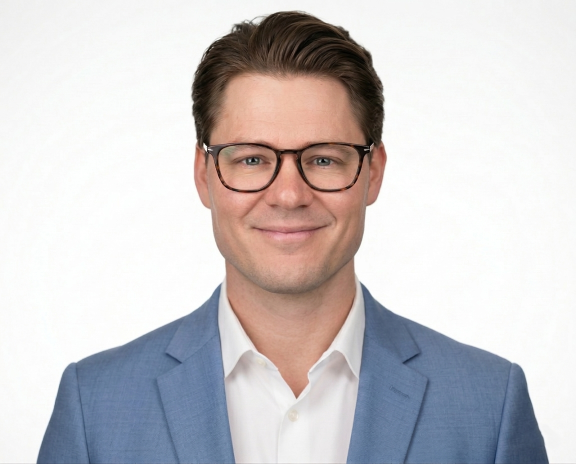
#> input picture knowledge/pic.png, 1152 x 927 px (shown at 1/2 size)
$ python generate_avatars.py
#> lines starting #> are read from the running program, lines starting #| are printed output that depends on the picture; after the words box and inside, x2 and y2 are one past the last pixel; in counts of white or black regions, pixels touching at a corner belong together
"""Generate the owner's avatar set from knowledge/pic.png.

Implements the recipe in design-system/docs/avatar-generation.md so any owner gets
a matching synthetic digital twin from their own photo. Produces three PNGs:

  avatar-human.png        natural square crop of the real photo (human icon)
  avatar-robot.png        the twin, square, with a HUD frame (hero/showcase)
  avatar-robot-round.png  the twin tuned for circular chat avatars (ring+vignette)

Run with ephemeral deps (no project deps touched):
  uv run --with opencv-python-headless --with numpy --with pillow \
      python scripts/generate_avatars.py
"""

from __future__ import annotations

import sys
from pathlib import Path

import cv2
import numpy as np
from PIL import Image, ImageDraw, ImageFilter

REPO = Path(__file__).resolve().parents[1]
SRC = REPO / "knowledge" / "pic.png"
# Pass a directory as argv[1] to preview there; otherwise write to the real homes.
if len(sys.argv) > 1:
    OUT_DIRS = [Path(sys.argv[1])]
else:
    OUT_DIRS = [REPO / "frontend" / "public", REPO / "design-system" / "assets"]
SIZE = 900  # output square edge

# Cool navy -> cyan duotone ramp (recipe step 1).
RAMP = [
    (0.00, "#04122a"),
    (0.20, "#0a2e4e"),
    (0.40, "#166896"),
    (0.60, "#2c96c4"),
    (0.80, "#7dcdec"),
    (1.00, "#e4f6ff"),
]


def _hex(h: str) -> tuple[int, int, int]:
    h = h.lstrip("#")
    return int(h[0:2], 16), int(h[2:4], 16), int(h[4:6], 16)


def build_lut() -> np.ndarray:
    """256x3 RGB lookup table by linear interpolation across the ramp stops."""
    lut = np.zeros((256, 3), np.float32)
    stops = [(p, _hex(c)) for p, c in RAMP]
    for i in range(256):
        t = i / 255.0
        for (p0, c0), (p1, c1) in zip(stops, stops[1:]):
            if p0 <= t <= p1:
                f = 0.0 if p1 == p0 else (t - p0) / (p1 - p0)
                lut[i] = np.array(c0) * (1 - f) + np.array(c1) * f
                break
        else:
            lut[i] = stops[-1][1]
    return lut


# --- Face detection + crop ---------------------------------------------------


def detect_face_eyes(bgr: np.ndarray):
    """Return (face_xywh, (eyeL, eyeR)) using Haar cascades, with fallbacks."""
    gray = cv2.cvtColor(bgr, cv2.COLOR_BGR2GRAY)
    base = cv2.data.haarcascades
    face_cc = cv2.CascadeClassifier(base + "haarcascade_frontalface_default.xml")
    eye_cc = cv2.CascadeClassifier(base + "haarcascade_eye.xml")

    faces = face_cc.detectMultiScale(gray, 1.1, 5, minSize=(120, 120))
    if len(faces) == 0:
        h, w = gray.shape
        side = int(min(w, h) * 0.6)
        fx, fy = (w - side) // 2, int(h * 0.12)
        face = (fx, fy, side, side)
    else:
        face = tuple(max(faces, key=lambda f: f[2] * f[3]))

    fx, fy, fw, fh = face
    roi = gray[fy : fy + int(fh * 0.6), fx : fx + fw]
    eyes = eye_cc.detectMultiScale(roi, 1.1, 6, minSize=(30, 30))
    centers = sorted(
        [(fx + ex + ew / 2, fy + ey + eh / 2) for ex, ey, ew, eh in eyes],
        key=lambda c: c[0],
    )
    if len(centers) >= 2:
        eyeL, eyeR = centers[0], centers[-1]
    else:
        # Estimate eyes from the face box (eyes ~42% down, at 30% / 70% width).
        eyeL = (fx + 0.32 * fw, fy + 0.42 * fh)
        eyeR = (fx + 0.68 * fw, fy + 0.42 * fh)
    return face, (np.array(eyeL), np.array(eyeR))


def crop_square(rgb: np.ndarray):
    """Square crop centred on the face, eyes ~44% from top; resize to SIZE.

    Returns (crop_rgb, eyeL_xy, eyeR_xy) with eye coords in the SIZE space.
    """
    bgr = cv2.cvtColor(rgb, cv2.COLOR_RGB2BGR)
    (fx, fy, fw, fh), (eyeL, eyeR) = detect_face_eyes(bgr)
    h, w = rgb.shape[:2]

    eye_y = (eyeL[1] + eyeR[1]) / 2
    center_x = (eyeL[0] + eyeR[0]) / 2
    side = float(np.clip(fw * 2.05, 200, min(w, h)))
    top = eye_y - 0.44 * side
    left = center_x - side / 2

    # Keep the square inside the image.
    left = float(np.clip(left, 0, w - side))
    top = float(np.clip(top, 0, h - side))
    l, t, s = int(round(left)), int(round(top)), int(round(side))
    s = min(s, w - l, h - t)

    crop = rgb[t : t + s, l : l + s]
    crop = cv2.resize(crop, (SIZE, SIZE), interpolation=cv2.INTER_AREA)
    scale = SIZE / s
    eL = (np.array(eyeL) - [l, t]) * scale
    eR = (np.array(eyeR) - [l, t]) * scale
    return crop, eL, eR


# --- Twin treatment ----------------------------------------------------------


def figure_alpha(crop_rgb: np.ndarray) -> np.ndarray:
    """Alpha mask of the person against the studio background.

    A bright dress shirt is near-white just like a white studio backdrop, so it
    cannot be separated by colour/connectivity (the shirt merges with the
    background region). Instead we build the body silhouette geometrically:

      1. ``solid`` = the non-near-white parts (blazer, skin, hair, glasses).
      2. Union the *large* solid components — the collar splits the body into a
         head+neck piece and a shoulders piece, so we keep every sizable blob,
         not just the largest.
      3. Fill each row between the union's leftmost and rightmost solid pixel.
         This follows the real body outline and re-includes the shirt (it sits
         between the blazer edges) without dragging in the surrounding backdrop
         or leaving rectangular protrusions / neck wedges.
    """
    hsv = cv2.cvtColor(crop_rgb, cv2.COLOR_RGB2HSV)
    sat = hsv[:, :, 1]
    val = hsv[:, :, 2]
    near_white = ((val > 200) & (sat < 45)).astype(np.uint8)
    h, w = near_white.shape

    solid = cv2.morphologyEx(
        (near_white == 0).astype(np.uint8),
        cv2.MORPH_OPEN,
        cv2.getStructuringElement(cv2.MORPH_ELLIPSE, (5, 5)),
    )
    n, labels, stats, _ = cv2.connectedComponentsWithStats(solid)
    min_area = 0.012 * h * w
    body = np.zeros((h, w), np.uint8)
    for i in range(1, n):
        if stats[i, cv2.CC_STAT_AREA] >= min_area:
            body[labels == i] = 1

    alpha = np.zeros((h, w), np.uint8)
    for y in range(h):
        xs = np.where(body[y])[0]
        if xs.size:
            alpha[y, xs.min() : xs.max() + 1] = 255

    # Smooth the silhouette, then feather the boundary.
    alpha = cv2.morphologyEx(
        alpha, cv2.MORPH_CLOSE, cv2.getStructuringElement(cv2.MORPH_ELLIPSE, (11, 11))
    )
    alpha = cv2.GaussianBlur(alpha, (0, 0), 2.2)
    return alpha


def duotone(crop_rgb: np.ndarray, lut: np.ndarray) -> np.ndarray:
    """Smooth + posterise luminance, then map through the duotone LUT."""
    gray = cv2.cvtColor(crop_rgb, cv2.COLOR_RGB2GRAY).astype(np.float32)
    gray = cv2.GaussianBlur(gray, (0, 0), 2.0)  # kill speckle
    bands = 20
    gray = np.round(gray / 255.0 * (bands - 1)) / (bands - 1) * 255.0
    idx = np.clip(gray, 0, 255).astype(np.uint8)
    return lut[idx]  # HxWx3 float


def add_scanlines(rgb: np.ndarray) -> np.ndarray:
    out = rgb.copy()
    out[::3, :, :] *= 0.82
    return out


def add_paneling(rgb: np.ndarray, alpha: np.ndarray) -> np.ndarray:
    """Faint cyan grid + diagonal accent lines, composited only on the figure."""
    h, w, _ = rgb.shape
    overlay = np.zeros((h, w, 3), np.float32)
    cyan = np.array(_hex("#7dcdec"), np.float32)
    step = 46
    for x in range(0, w, step):
        overlay[:, x : x + 1, :] = cyan
    for y in range(0, h, step):
        overlay[y : y + 1, :, :] = cyan
    # A couple of diagonal accent lines.
    diag = np.zeros((h, w), np.float32)
    for c in (-int(h * 0.15), int(w * 0.55)):
        for t in range(-2, 3):
            ys = np.arange(h)
            xs = ys + c + t
            ok = (xs >= 0) & (xs < w)
            diag[ys[ok], xs[ok]] = 1.0
    overlay[diag > 0] = cyan

    figure = (alpha.astype(np.float32) / 255.0)[:, :, None]
    return rgb * (1 - 0.10 * figure) + overlay * (0.10 * figure)


def add_eye_glow(rgb: np.ndarray, eyes) -> np.ndarray:
    """Subtle cyan eye glow.

    The glow is composited with a *screen* blend (not addition) so it reads as
    light without clipping the eye region to a flat, over-saturated white/cyan
    blob. The radii are kept tight (glow ~ just around each eye, not the whole
    lens) and the intensities are low.
    """
    h, w, _ = rgb.shape
    yy, xx = np.mgrid[0:h, 0:w]
    glow = np.zeros((h, w), np.float32)
    core = np.zeros((h, w), np.float32)
    rg = SIZE * 0.040  # tighter halo
    rc = SIZE * 0.009  # small bright pupil
    for ex, ey in eyes:
        d2 = (xx - ex) ** 2 + (yy - ey) ** 2
        glow += np.exp(-d2 / (2 * rg**2))
        core += np.exp(-d2 / (2 * rc**2))
    glow = np.clip(glow, 0, 1)
    core = np.clip(core, 0, 1)

    cyan = np.array(_hex("#8fd6f2"), np.float32)
    core_col = np.array(_hex("#d6f2ff"), np.float32)
    # Additive light layer, then screened so highlights roll off instead of
    # saturating. Low coefficients keep the eyes from blowing out.
    light = np.clip(
        cyan[None, None, :] * (glow[:, :, None] * 0.15)
        + core_col[None, None, :] * (core[:, :, None] * 0.22),
        0,
        255,
    )
    out = 255.0 - (255.0 - rgb) * (255.0 - light) / 255.0
    return np.clip(out, 0, 255)


def backdrop(round_variant: bool) -> np.ndarray:
    """Radial navy gradient with a faint grid (figure is composited on top)."""
    h = w = SIZE
    yy, xx = np.mgrid[0:h, 0:w].astype(np.float32)
    cx, cy = w / 2, h * 0.46
    r = np.sqrt((xx - cx) ** 2 + (yy - cy) ** 2) / (SIZE * 0.72)
    r = np.clip(r, 0, 1)
    inner = np.array(_hex("#0b2240"), np.float32)
    outer = np.array(_hex("#04101f"), np.float32)
    bg = inner[None, None, :] * (1 - r[:, :, None]) + outer[None, None, :] * r[:, :, None]
    # Faint grid.
    grid = np.zeros((h, w), np.float32)
    for x in range(0, w, 60):
        grid[:, x] = 1
    for y in range(0, h, 60):
        grid[y, :] = 1
    bg += np.array(_hex("#13314f"), np.float32)[None, None, :] * grid[:, :, None] * 0.5
    if round_variant:
        bg *= (1 - 0.55 * (np.clip(r, 0, 1) ** 2))[:, :, None]  # vignette
    return np.clip(bg, 0, 255)


def composite(fig_rgb: np.ndarray, alpha: np.ndarray, round_variant: bool) -> np.ndarray:
    bg = backdrop(round_variant)
    a = (alpha.astype(np.float32) / 255.0)[:, :, None]
    return np.clip(fig_rgb * a + bg * (1 - a), 0, 255)


def draw_hud_square(arr: np.ndarray) -> np.ndarray:
    """Cyan corner brackets + one yellow tick."""
    img = Image.fromarray(arr.astype(np.uint8))
    d = ImageDraw.Draw(img)
    cyan = _hex("#5fd0f0")
    yellow = _hex("#ecad0a")
    m, ln, th = 46, 120, 6
    s = SIZE
    corners = [
        (m, m, 1, 1),
        (s - m, m, -1, 1),
        (m, s - m, 1, -1),
        (s - m, s - m, -1, -1),
    ]
    for x, y, sx, sy in corners:
        d.line([(x, y), (x + sx * ln, y)], fill=cyan, width=th)
        d.line([(x, y), (x, y + sy * ln)], fill=cyan, width=th)
    # One yellow tick on the top-left bracket.
    d.line([(m + 28, m), (m + 28, m + 26)], fill=yellow, width=th)
    return np.array(img)


def draw_ring_round(arr: np.ndarray) -> np.ndarray:
    """Inner cyan ring for the circular chat avatar."""
    img = Image.fromarray(arr.astype(np.uint8))
    d = ImageDraw.Draw(img)
    inset = 26
    d.ellipse(
        [inset, inset, SIZE - inset, SIZE - inset],
        outline=_hex("#5fd0f0"),
        width=5,
    )
    return np.array(img)


def save(arr: np.ndarray, alpha: np.ndarray | None, name: str) -> None:
    if alpha is None:
        img = Image.fromarray(arr.astype(np.uint8), "RGB")
    else:
        rgba = np.dstack([arr.astype(np.uint8), alpha.astype(np.uint8)])
        img = Image.fromarray(rgba, "RGBA")
    for d in OUT_DIRS:
        d.mkdir(parents=True, exist_ok=True)
        img.save(d / name)
    print(f"wrote {name} ({img.size}, {img.mode}) -> {[str(d) for d in OUT_DIRS]}")


def main() -> int:
    if not SRC.exists():
        print(f"Source photo not found: {SRC}", file=sys.stderr)
        return 1
    rgb = np.array(Image.open(SRC).convert("RGB"))
    lut = build_lut()

    crop, eL, eR = crop_square(rgb)
#> in detect_face_eyes, `faces = face_cc.detectMultiScale(gray, 1.1, 5, minSize=(120, 120))`: faces = [[369, 151, 418, 418]]
#> in detect_face_eyes, `face = tuple(max(faces, key=lambda f: f[2] * f[3]))`: face = (369, 151, 418, 418)
#> in detect_face_eyes, `fx, fy, fw, fh = face`: fx = 369; fy = 151; fw = 418
#> in detect_face_eyes, `roi = gray[fy : fy + int(fh * 0.6), fx : fx + fw]`:
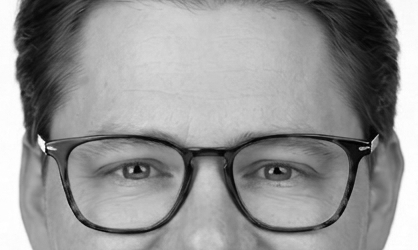
#> roi: shape (250, 418); min 1, max 255, mean 148.1
#> in detect_face_eyes, `eyes = eye_cc.detectMultiScale(roi, 1.1, 6, minSize=(30, 30))`: eyes = [[106, 143, 56, 56], [246, 142, 60, 60]]
#> in detect_face_eyes, `centers = sorted( [(fx + ex + ew / 2, fy + ey + eh / 2) for ex, ey, ew..`: centers = [(503, 322), (645, 323)]
#> in detect_face_eyes, `eyeL, eyeR = centers[0], centers[-1]`: eyeL = (503, 322); eyeR = (645, 323)
#> in crop_square, `(fx, fy, fw, fh), (eyeL, eyeR) = detect_face_eyes(bgr)`: fx = 369; fy = 151; fw = 418; eyeL = [503, 322]; eyeR = [645, 323]
#> in crop_square, `eye_y = (eyeL[1] + eyeR[1]) / 2`: eye_y = 322.5
#> in crop_square, `center_x = (eyeL[0] + eyeR[0]) / 2`: center_x = 574
#> in crop_square, `side = float(np.clip(fw * 2.05, 200, min(w, h)))`: side = 856.9
#> in crop_square, `top = eye_y - 0.44 * side`: top = -54.54
#> in crop_square, `left = center_x - side / 2`: left = 145.6
#> in crop_square, `top = float(np.clip(top, 0, h - side))`: top = 0
#> in crop_square, `l, t, s = int(round(left)), int(round(top)), int(round(side))`: l = 146; t = 0; s = 857
#> in crop_square, `crop = rgb[t : t + s, l : l + s]`:
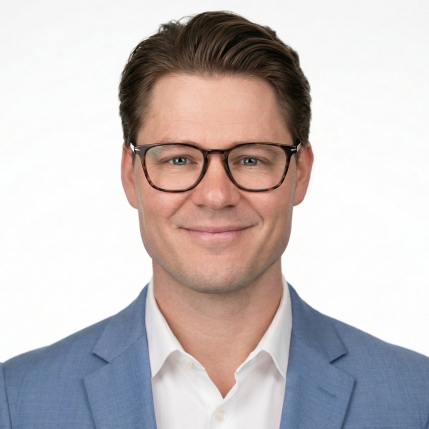
#> crop: shape (857, 857, 3) (shown at 1/2 size); mean R, G, B 198.6, 190.6, 190.5
#> in crop_square, `scale = SIZE / s`: scale = 1.05
#> in crop_square, `eL = (np.array(eyeL) - [l, t]) * scale`: eL = [374.9, 338.2]
#> in crop_square, `eR = (np.array(eyeR) - [l, t]) * scale`: eR = [524, 339.2]
#> eL = [374.9, 338.2]; eR = [524, 339.2]

    # 1) Human icon — natural crop.
    save(crop, None, "avatar-human.png")
#| wrote avatar-human.png ((900, 900), RGB) -> ['frontend/public', 'design-system/assets']

    # 2) Twin — synthetic chrome.
    alpha = figure_alpha(crop)
#> in figure_alpha, `near_white = ((val > 200) & (sat < 45)).astype(np.uint8)`:
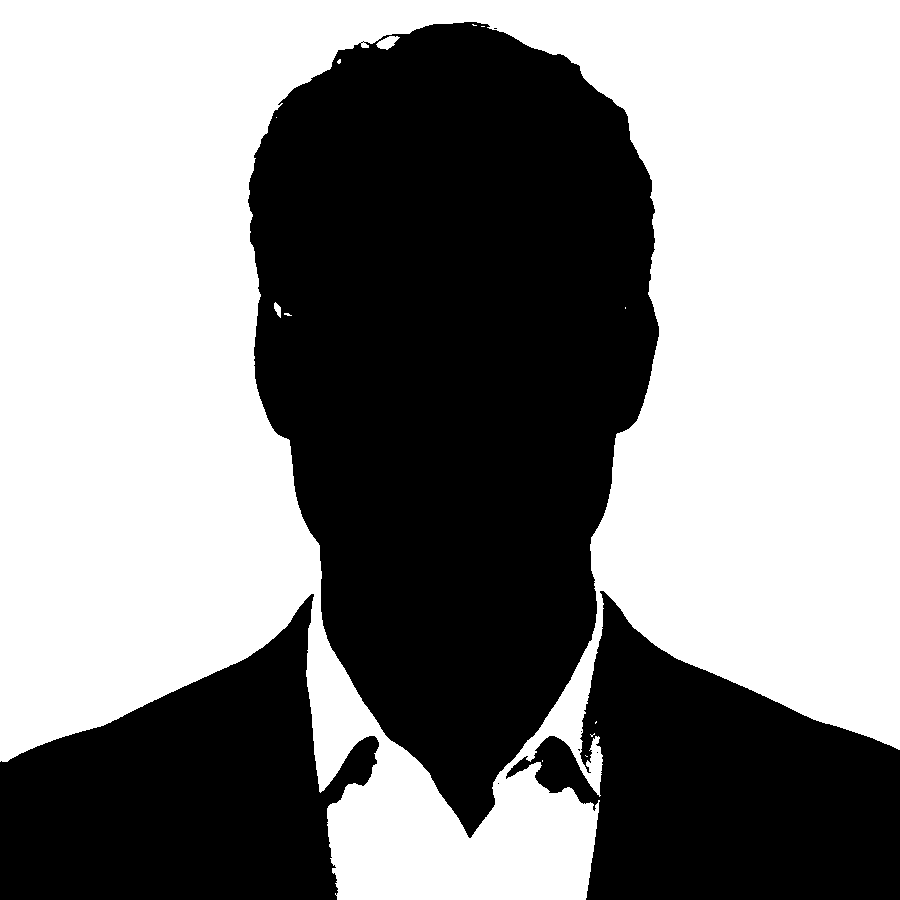
#> near_white: shape (900, 900); values 0 (black) and 1 (white), 54.5% white; 8 black regions (5 under 20 px), largest, box (x1, y1, x2, y2) and area: (248, 22, 659, 838) 232533, (506, 591, 900, 900) 68524, (0, 594, 379, 900) 67415
#> in figure_alpha, `n, labels, stats, _ = cv2.connectedComponentsWithStats(solid)`:
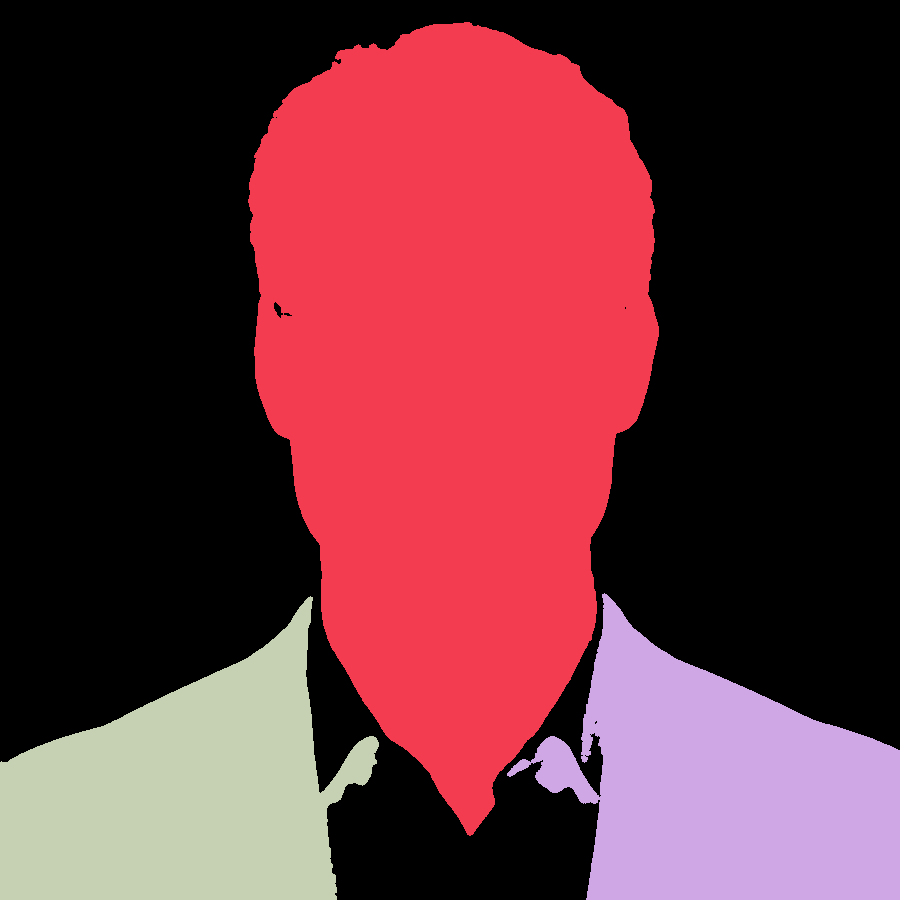
#> labels: shape (900, 900) int32; 4 distinct labels, from 0 to 3; one colour per label, 0 black
#> in figure_alpha, `n, labels, stats, _ = cv2.connectedComponentsWithStats(solid)`: n = 4; stats = [[0, 0, 900, 900, 441880], [248, 22, 411, 814, 232358], [507, 593, 393, 307, 68386], [0, 596, 379, 304, 67376]]
#> the loop in figure_alpha, `for y in range(h):` made 900 passes
#> xs on pass 23: [464, 465, 466, 467, 468, 469]
    fig = duotone(crop, lut)
    fig = add_scanlines(fig)
    fig = add_paneling(fig, alpha)
    fig = add_eye_glow(fig, [eL, eR])
#> the loop in add_eye_glow, `for ex, ey in eyes:` made 2 passes
#> after the loop in add_eye_glow, `for ex, ey in eyes:`:
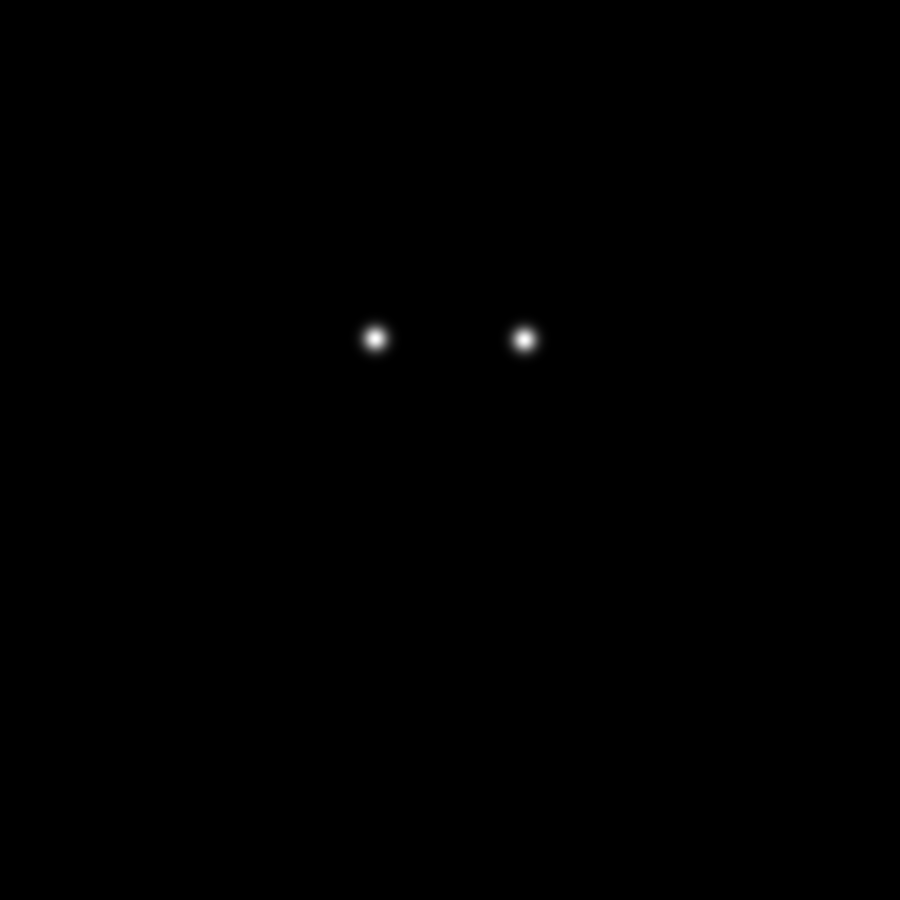
#> core: shape (900, 900) float32; min 0, max 1, mean 0.00102

    square = composite(fig, alpha, round_variant=False)
    square = draw_hud_square(square)
    save(square, None, "avatar-robot.png")
#| wrote avatar-robot.png ((900, 900), RGB) -> ['frontend/public', 'design-system/assets']

    rnd = composite(fig, alpha, round_variant=True)
    rnd = draw_ring_round(rnd)
#> in draw_ring_round, `return np.array(img)`:
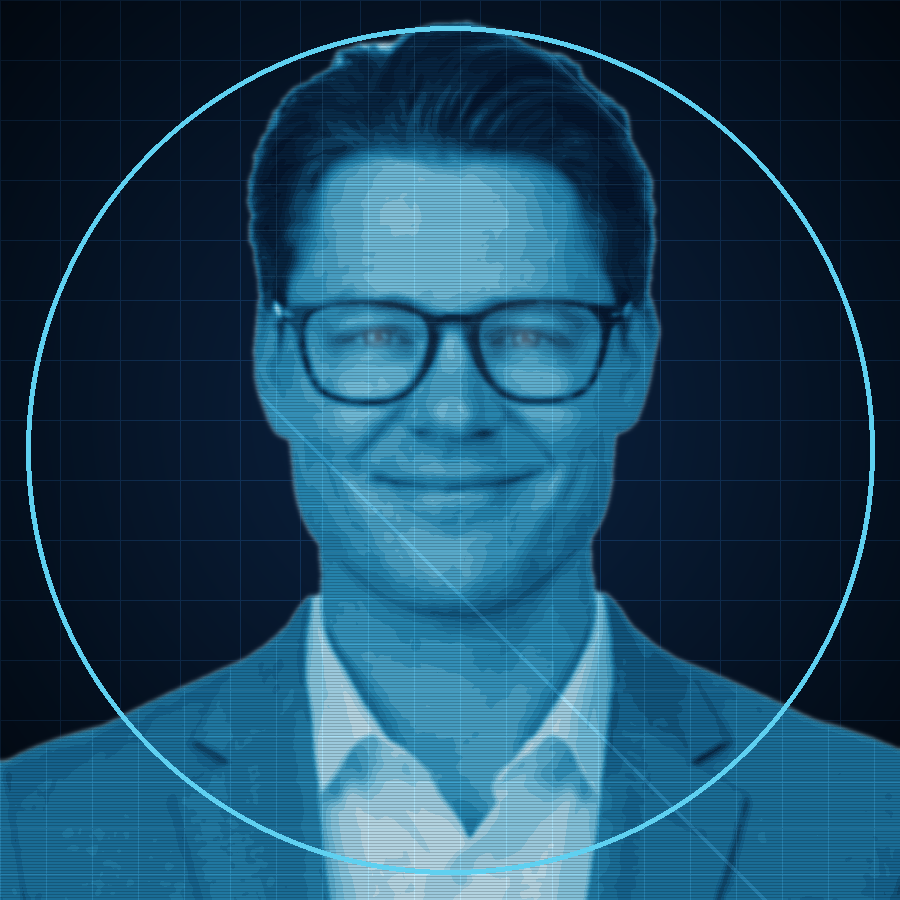
#> returned value: shape (900, 900, 3); mean of channels 0, 1, 2 27.8, 70.9, 96.8; drawn as R, G, B
    save(rnd, None, "avatar-robot-round.png")
#| wrote avatar-robot-round.png ((900, 900), RGB) -> ['frontend/public', 'design-system/assets']

    print("Done.")
    return 0


if __name__ == "__main__":
    raise SystemExit(main())
#> (the program exits here)
